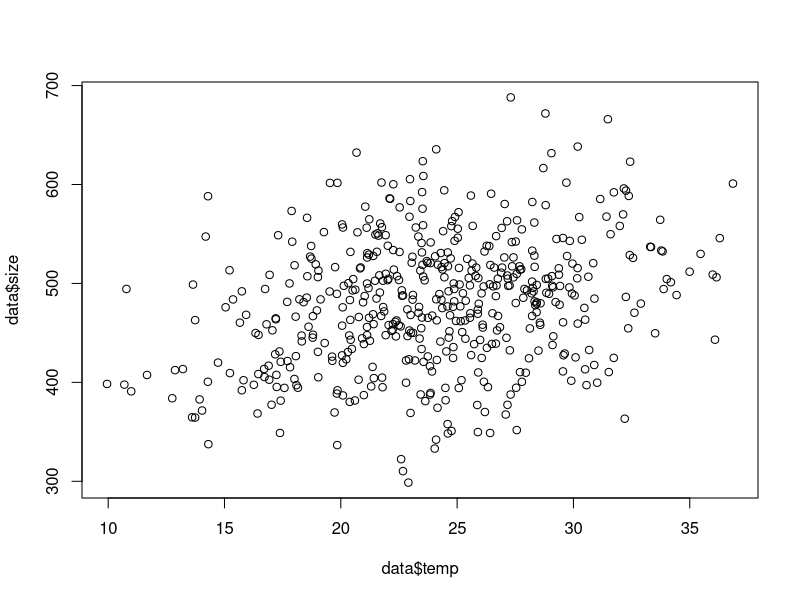
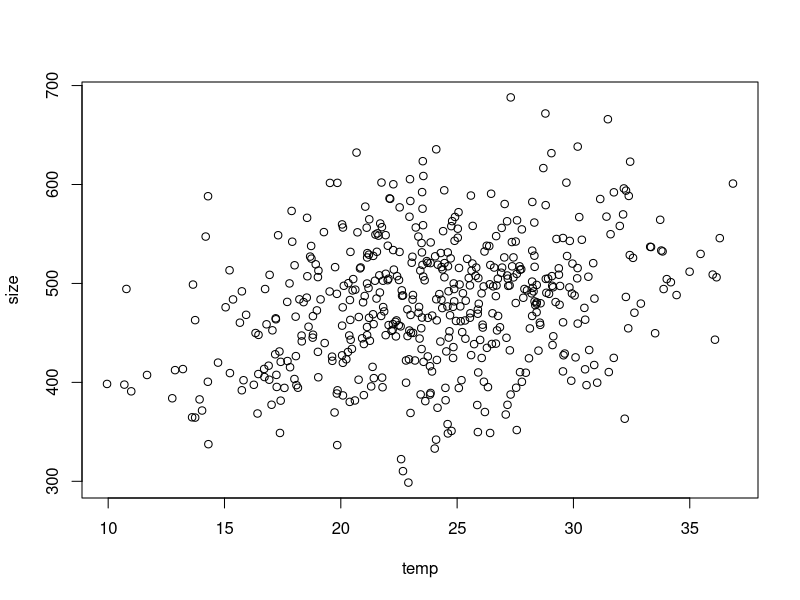
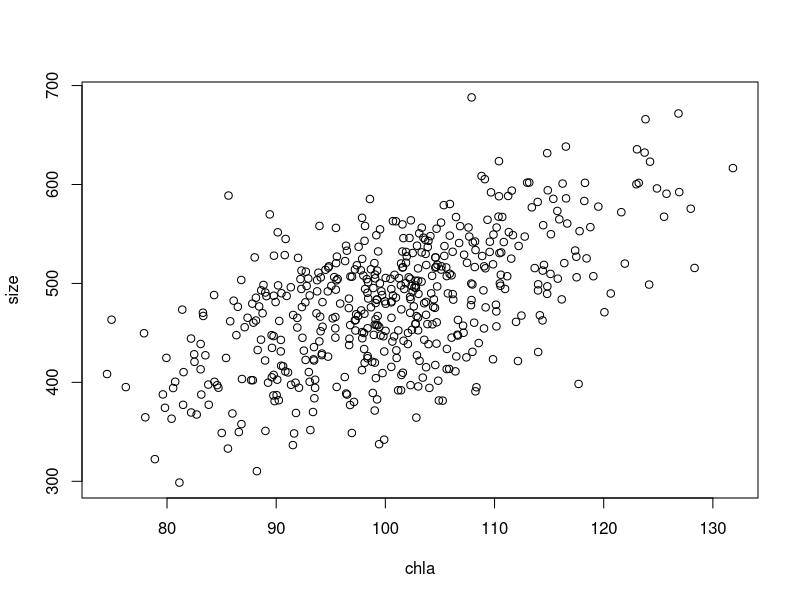
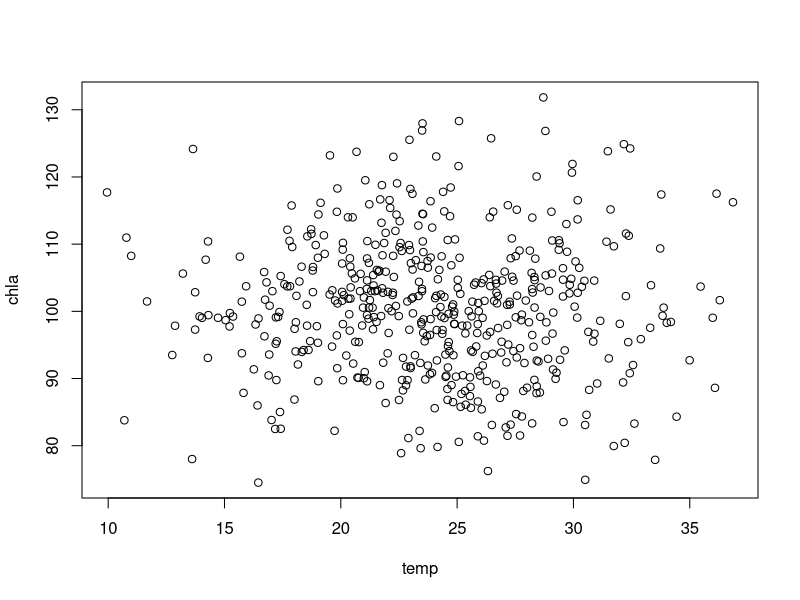
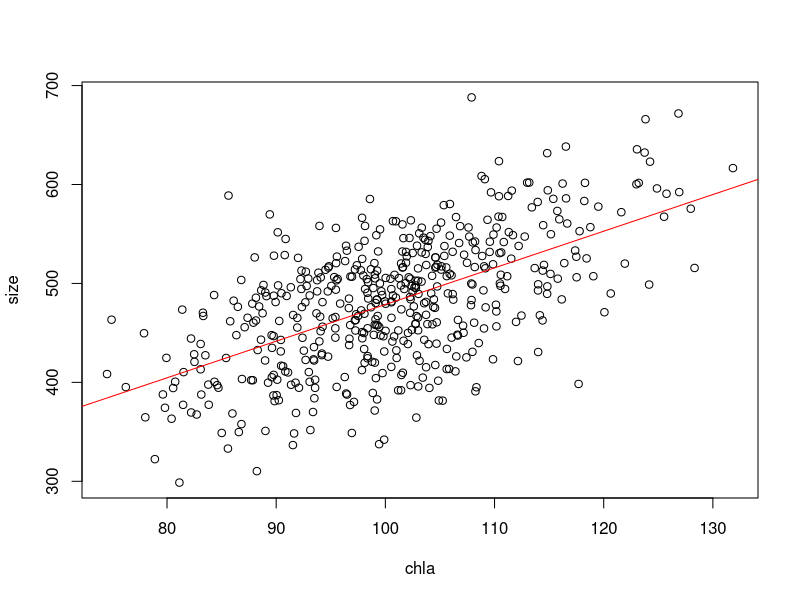
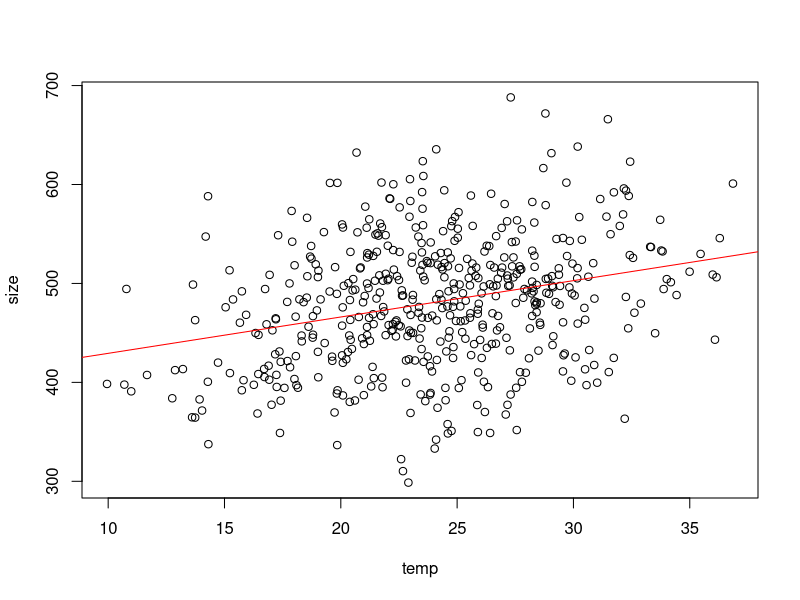

The R script that drew these images, in order:
# Multiple Regression
# Josh Stewart
# March 29, 2017

#Read in data:
data<-read.csv("MultipleRegression.csv")

#Look at our variables
head(data)
names(data)

#Three continuous variables! What do we do?

#Plotting temperature & size:
plot(x=data$temp,y=data$size)

#with() attaches a data frame so we don't have to use $
with(data,plot(x=temp,y=size))

#Plot chl-a & size:
with(data,plot(x=chla,y=size))

#Are Chl-a and Temperature related?:
with(data,plot(x=temp,y=chla))


#Regressions (review):
c.lm<-lm(size~chla,data=data)
summary(c.lm)
with(data,plot(x=chla,y=size))
abline(c.lm,col="red")
# size = a + b*chla


t.lm<-lm(size~temp,data=data)
summary(t.lm)
with(data,plot(x=temp,y=size))
abline(t.lm,col="red")
# size = a + b*temp

# But perhaps size is a factor not only of temperature and chl a
# independently, but a combination of the two. 
# Let's move on to Multiple Regression.

# Multiple Regression with (+):
ct.lm<-lm(size~chla+temp,data=data)
summary(ct.lm)

# chla+temp gives us 2 slope coefficients 
# size = a + b1*chla + b2*temp

# Multiple Regression with (:):
ct.lm.int<-lm(size~chla:temp,data=data)
summary(ct.lm.int)

# chla:temp gives us one slope coefficient for 
# the interaction of chla & temp
# size = a + b * (chla * temp)

# Multiple regression with (*):
ct.lm.all<-lm(size~chla*temp,data=data)
summary(ct.lm.all)

# chla*temp gives us 3 slopes for:
# Chl-a, Temp, and (Chl-a * Temp)
# size = a + b1*chla + b2*temp + b3*(chla*temp)


# Compare R2 values:
summary(t.lm)$adj.r.squared
summary(c.lm)$adj.r.squared
summary(ct.lm)$adj.r.squared
summary(ct.lm.int)$adj.r.squared
summary(ct.lm.all)$adj.r.squared


# Compare AIC:
AIC(t.lm, c.lm, ct.lm, ct.lm.int, ct.lm.all)

# Best model (selected by AIC) has the SMALLEST
# AIC value, even if they are all negative. 
# NOT the closest to zero
# AIC Balances the number of parameters and the model fit
